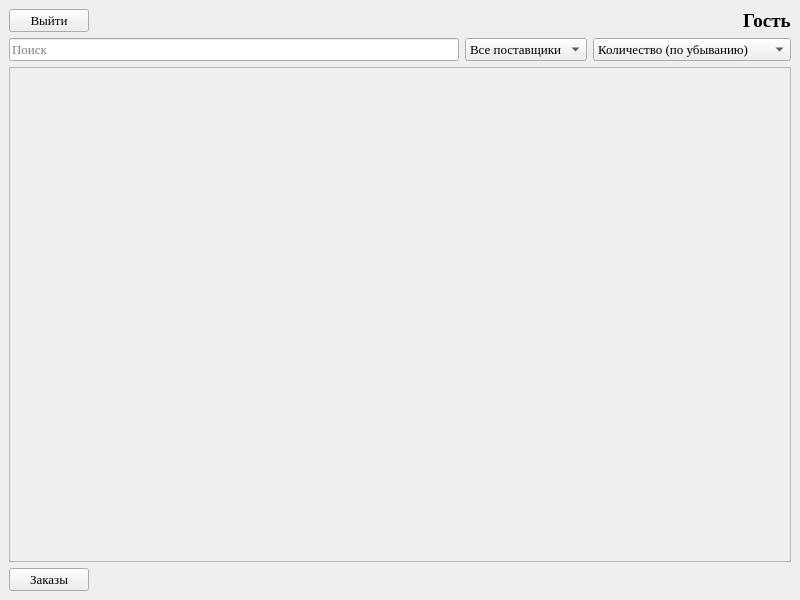
<?xml version="1.0" encoding="UTF-8"?>
<ui version="4.0">
 <class>MainWindow</class>
 <widget class="QMainWindow" name="MainWindow">
  <property name="geometry">
   <rect>
    <x>0</x>
    <y>0</y>
    <width>800</width>
    <height>600</height>
   </rect>
  </property>
  <property name="windowTitle">
   <string>Окно менеджера</string>
  </property>
  <property name="windowIcon">
   <iconset>
    <normaloff>../images/Icon.png</normaloff>../images/Icon.png</iconset>
  </property>
  <widget class="QWidget" name="centralwidget">
   <layout class="QVBoxLayout" name="verticalLayout">
    <item>
     <layout class="QHBoxLayout" name="horizontalLayout_2">
      <item>
       <widget class="QPushButton" name="pushButton_exit">
        <property name="font">
         <font>
          <family>Times New Roman</family>
          <pointsize>10</pointsize>
         </font>
        </property>
        <property name="text">
         <string>Выйти</string>
        </property>
       </widget>
      </item>
      <item>
       <spacer name="horizontalSpacer_2">
        <property name="orientation">
         <enum>Qt::Horizontal</enum>
        </property>
        <property name="sizeHint" stdset="0">
         <size>
          <width>40</width>
          <height>20</height>
         </size>
        </property>
       </spacer>
      </item>
      <item>
       <widget class="QLabel" name="label_role">
        <property name="font">
         <font>
          <family>Times New Roman</family>
          <pointsize>14</pointsize>
          <weight>75</weight>
          <bold>true</bold>
         </font>
        </property>
        <property name="styleSheet">
         <string notr="true">font-weight: bold;</string>
        </property>
        <property name="text">
         <string>Гость</string>
        </property>
       </widget>
      </item>
     </layout>
    </item>
    <item>
     <layout class="QHBoxLayout" name="horizontalLayout_4">
      <item>
       <widget class="QLineEdit" name="lineEdit_search">
        <property name="font">
         <font>
          <family>Times New Roman</family>
          <pointsize>10</pointsize>
         </font>
        </property>
        <property name="placeholderText">
         <string>Поиск</string>
        </property>
       </widget>
      </item>
      <item>
       <widget class="QComboBox" name="comboBox_sort_suppliers">
        <property name="font">
         <font>
          <family>Times New Roman</family>
          <pointsize>10</pointsize>
         </font>
        </property>
        <item>
         <property name="text">
          <string>Все поставщики</string>
         </property>
        </item>
       </widget>
      </item>
      <item>
       <widget class="QComboBox" name="comboBox_sort">
        <property name="font">
         <font>
          <family>Times New Roman</family>
          <pointsize>10</pointsize>
         </font>
        </property>
        <item>
         <property name="text">
          <string>Количество (по убыванию)</string>
         </property>
        </item>
        <item>
         <property name="text">
          <string>Количество (по возрастанию)</string>
         </property>
        </item>
       </widget>
      </item>
     </layout>
    </item>
    <item>
     <widget class="QScrollArea" name="scrollArea">
      <property name="widgetResizable">
       <bool>true</bool>
      </property>
      <widget class="QWidget" name="scrollAreaWidgetContents">
       <property name="geometry">
        <rect>
         <x>0</x>
         <y>0</y>
         <width>780</width>
         <height>489</height>
        </rect>
       </property>
       <layout class="QVBoxLayout" name="verticalLayout_4">
        <item>
         <layout class="QVBoxLayout" name="verticalLayout_menu"/>
        </item>
       </layout>
      </widget>
     </widget>
    </item>
    <item>
     <layout class="QHBoxLayout" name="horizontalLayout">
      <item>
       <widget class="QPushButton" name="pushButton_order">
        <property name="font">
         <font>
          <family>Times New Roman</family>
          <pointsize>10</pointsize>
         </font>
        </property>
        <property name="text">
         <string>Заказы</string>
        </property>
       </widget>
      </item>
      <item>
       <spacer name="horizontalSpacer">
        <property name="orientation">
         <enum>Qt::Horizontal</enum>
        </property>
        <property name="sizeHint" stdset="0">
         <size>
          <width>40</width>
          <height>20</height>
         </size>
        </property>
       </spacer>
      </item>
     </layout>
    </item>
   </layout>
  </widget>
 </widget>
 <resources/>
 <connections/>
</ui>
